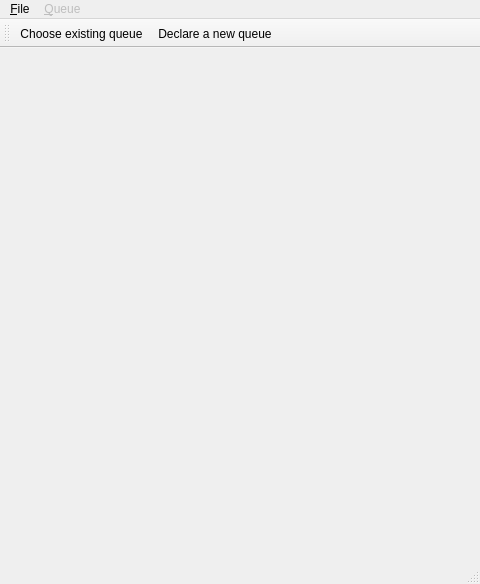
<?xml version="1.0" encoding="UTF-8"?>
<ui version="4.0">
 <class>MainWindow</class>
 <widget class="QMainWindow" name="MainWindow">
  <property name="geometry">
   <rect>
    <x>0</x>
    <y>0</y>
    <width>480</width>
    <height>584</height>
   </rect>
  </property>
  <property name="minimumSize">
   <size>
    <width>480</width>
    <height>584</height>
   </size>
  </property>
  <property name="windowTitle">
   <string>Spout / Drain</string>
  </property>
  <widget class="QWidget" name="centralWidget">
   <layout class="QGridLayout" name="gridLayout">
    <property name="sizeConstraint">
     <enum>QLayout::SetMinAndMaxSize</enum>
    </property>
    <item row="1" column="0">
     <widget class="SinkComponent" name="componentSpout" native="true"/>
    </item>
    <item row="2" column="0">
     <widget class="SinkComponent" name="componentDrain" native="true"/>
    </item>
    <item row="0" column="0">
     <widget class="QLabel" name="labelQueue">
      <property name="sizePolicy">
       <sizepolicy hsizetype="Preferred" vsizetype="Minimum">
        <horstretch>0</horstretch>
        <verstretch>0</verstretch>
       </sizepolicy>
      </property>
      <property name="text">
       <string/>
      </property>
     </widget>
    </item>
   </layout>
  </widget>
  <widget class="QMenuBar" name="menuBar">
   <property name="geometry">
    <rect>
     <x>0</x>
     <y>0</y>
     <width>480</width>
     <height>29</height>
    </rect>
   </property>
   <property name="defaultUp">
    <bool>false</bool>
   </property>
   <widget class="QMenu" name="menu_File">
    <property name="title">
     <string>&amp;File</string>
    </property>
    <addaction name="actionOpen_localhost"/>
    <addaction name="actionOpen_URL"/>
    <addaction name="separator"/>
    <addaction name="actionClose"/>
    <addaction name="separator"/>
    <addaction name="actionE_xit"/>
   </widget>
   <widget class="QMenu" name="menu_Spout">
    <property name="enabled">
     <bool>false</bool>
    </property>
    <property name="title">
     <string>&amp;Queue</string>
    </property>
    <addaction name="action_Choose_existing_queue"/>
    <addaction name="action_Declare_new_queue"/>
   </widget>
   <addaction name="menu_File"/>
   <addaction name="menu_Spout"/>
  </widget>
  <widget class="QToolBar" name="mainToolBar">
   <property name="movable">
    <bool>true</bool>
   </property>
   <property name="allowedAreas">
    <set>Qt::AllToolBarAreas</set>
   </property>
   <property name="toolButtonStyle">
    <enum>Qt::ToolButtonTextBesideIcon</enum>
   </property>
   <property name="floatable">
    <bool>true</bool>
   </property>
   <attribute name="toolBarArea">
    <enum>TopToolBarArea</enum>
   </attribute>
   <attribute name="toolBarBreak">
    <bool>false</bool>
   </attribute>
   <addaction name="action_Choose_existing_queue"/>
   <addaction name="action_Declare_new_queue"/>
  </widget>
  <widget class="QStatusBar" name="statusBar"/>
  <action name="actionOpen_localhost">
   <property name="text">
    <string>Open &amp;localhost</string>
   </property>
  </action>
  <action name="actionOpen_URL">
   <property name="text">
    <string>&amp;Open...</string>
   </property>
  </action>
  <action name="actionE_xit">
   <property name="text">
    <string>E&amp;xit</string>
   </property>
  </action>
  <action name="actionClose">
   <property name="enabled">
    <bool>false</bool>
   </property>
   <property name="text">
    <string>&amp;Close</string>
   </property>
  </action>
  <action name="action_Choose_existing_queue">
   <property name="text">
    <string>&amp;Choose existing queue</string>
   </property>
  </action>
  <action name="action_Declare_new_queue">
   <property name="text">
    <string>&amp;Declare a new queue</string>
   </property>
  </action>
  <action name="action_Start_sending_messages">
   <property name="text">
    <string>&amp;Start sending messages</string>
   </property>
  </action>
  <action name="action_Start_removing_messages">
   <property name="text">
    <string>&amp;Start removing messages</string>
   </property>
  </action>
 </widget>
 <layoutdefault spacing="6" margin="11"/>
 <customwidgets>
  <customwidget>
   <class>SinkComponent</class>
   <extends>QWidget</extends>
   <header location="global">sinkcomponent.h</header>
   <container>1</container>
  </customwidget>
 </customwidgets>
 <resources/>
 <connections>
  <connection>
   <sender>actionE_xit</sender>
   <signal>triggered()</signal>
   <receiver>MainWindow</receiver>
   <slot>close()</slot>
   <hints>
    <hint type="sourcelabel">
     <x>-1</x>
     <y>-1</y>
    </hint>
    <hint type="destinationlabel">
     <x>239</x>
     <y>274</y>
    </hint>
   </hints>
  </connection>
 </connections>
</ui>
